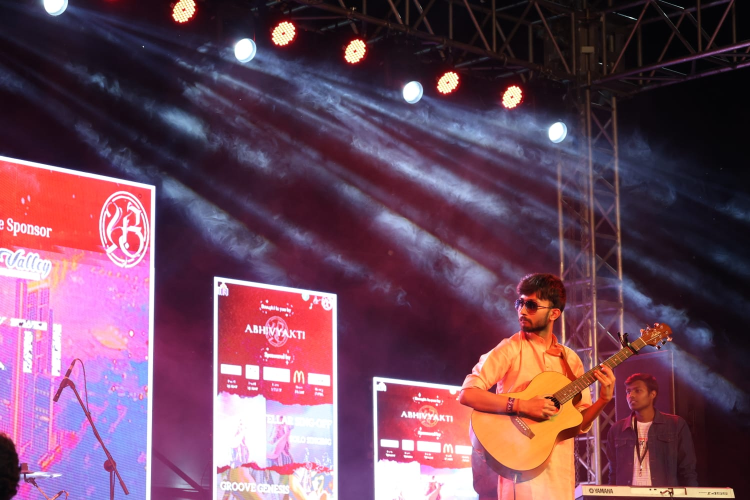
#> input picture DIP_Histogram_Equal/images/Ojas.jpg, 1500 x 1000 px (shown at 1/2 size)
$ python dip_Histogram_Equalization.py
#> lines starting #> are read from the running program, lines starting #| are printed output that depends on the picture
import cv2 as cv
import numpy as np
import matplotlib.pyplot as plt
import os

def histogram_equalization(img_path):
    # Read the image in grayscale
#> called with img_path = 'images/Ojas.jpg'
    img = cv.imread(img_path, cv.IMREAD_GRAYSCALE)
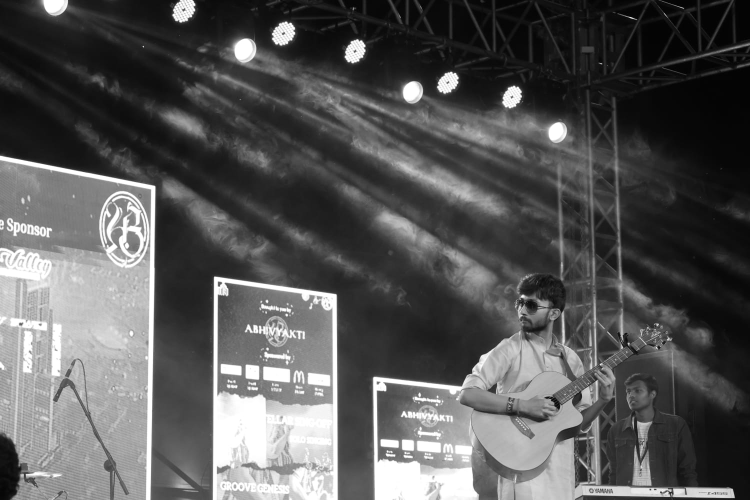
#> img: shape (1000, 1500) (shown at 1/2 size); min 0, max 255, mean 87.1

    # Check for invalid input
    if img is None:
        raise ValueError(f"Image at path {img_path} could not be loaded.")

    # Calculate histogram and CDF of the original image
    hist = cv.calcHist([img], [0], None, [256], [0, 256])
#> hist = 256 values, max 55798 at index 255, min 91 at index 1, mean 5859.4
    cdf = hist.cumsum()
#> cdf = 256 values from 173 to 1500000
    cdf_normalized = cdf * float(hist.max() / cdf.max())
#> cdf_normalized = 256 values from 6.44 to 55798

    # Plot original image, histogram, and CDF
    plt.figure(figsize=(12, 6))

    plt.subplot(231)
    plt.imshow(img, cmap='gray')
    plt.title('Original Image')

    plt.subplot(234)
    plt.plot(hist)
    plt.plot(cdf_normalized, color='b')
    plt.xlabel('Pixel Intensity')
    plt.ylabel('Pixel Count')
    plt.title('Original Histogram and CDF')

    # Perform histogram equalization
    equ_img = cv.equalizeHist(img)
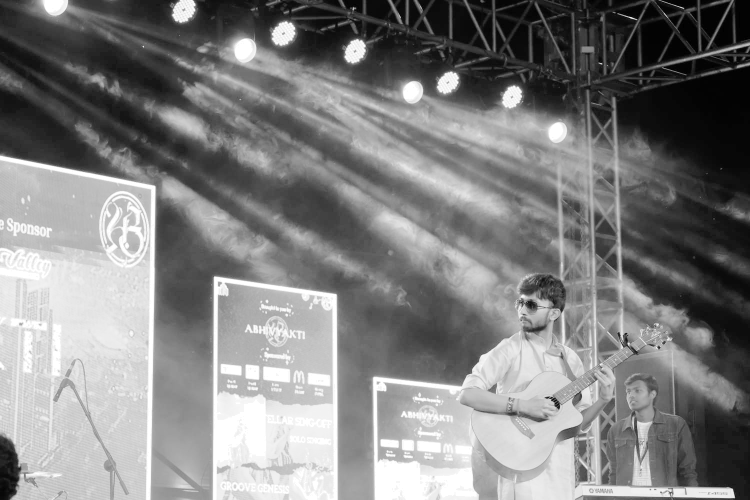
#> equ_img: shape (1000, 1500) (shown at 1/2 size); min 0, max 255, mean 128.4

    # Ensure the directory exists for saving the equalized image
    output_dir = 'equalized_images'
    os.makedirs(output_dir, exist_ok=True)

    # Save the equalized image
    equalized_img_path = os.path.join(output_dir, 'Ojas_equalized.jpg')
    cv.imwrite(equalized_img_path, equ_img)

    # Calculate histogram and CDF of the equalized image
    equ_hist = cv.calcHist([equ_img], [0], None, [256], [0, 256])
#> equ_hist = 256 values, max 55798 at index 255, min 0 at index 1, mean 5859.4
    equ_cdf = equ_hist.cumsum()
#> equ_cdf = 256 values from 1312 to 1500000
    equ_cdf_normalized = equ_cdf * float(equ_hist.max() / equ_hist.max())
#> equ_cdf_normalized = 256 values from 1312 to 1500000

    # Plot equalized image, histogram, and CDF
    plt.subplot(232)
    plt.imshow(equ_img, cmap='gray')
    plt.title('Equalized Image')

    plt.subplot(235)
    plt.plot(equ_hist)
    plt.plot(equ_cdf_normalized, color='b')
    plt.xlabel('Pixel Intensity')
    plt.ylabel('Pixel Count')
    plt.title('Equalized Histogram and CDF')

    plt.tight_layout()
    plt.show()
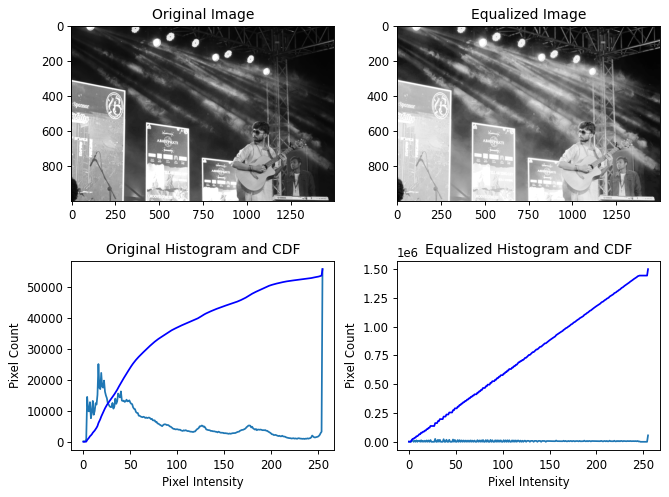
#> figure drawn by matplotlib, 4 panels; panel 2: curve peaks at x = 255, y = 55798; panel 2: curve peaks at x = 255, y = 55798; panel 4: curve peaks at x = 255, y = 55798; panel 4: curve peaks at x = 255, y = 1500000

if __name__ == '__main__':
    img_path = 'images/Ojas.jpg'
    histogram_equalization(img_path)
